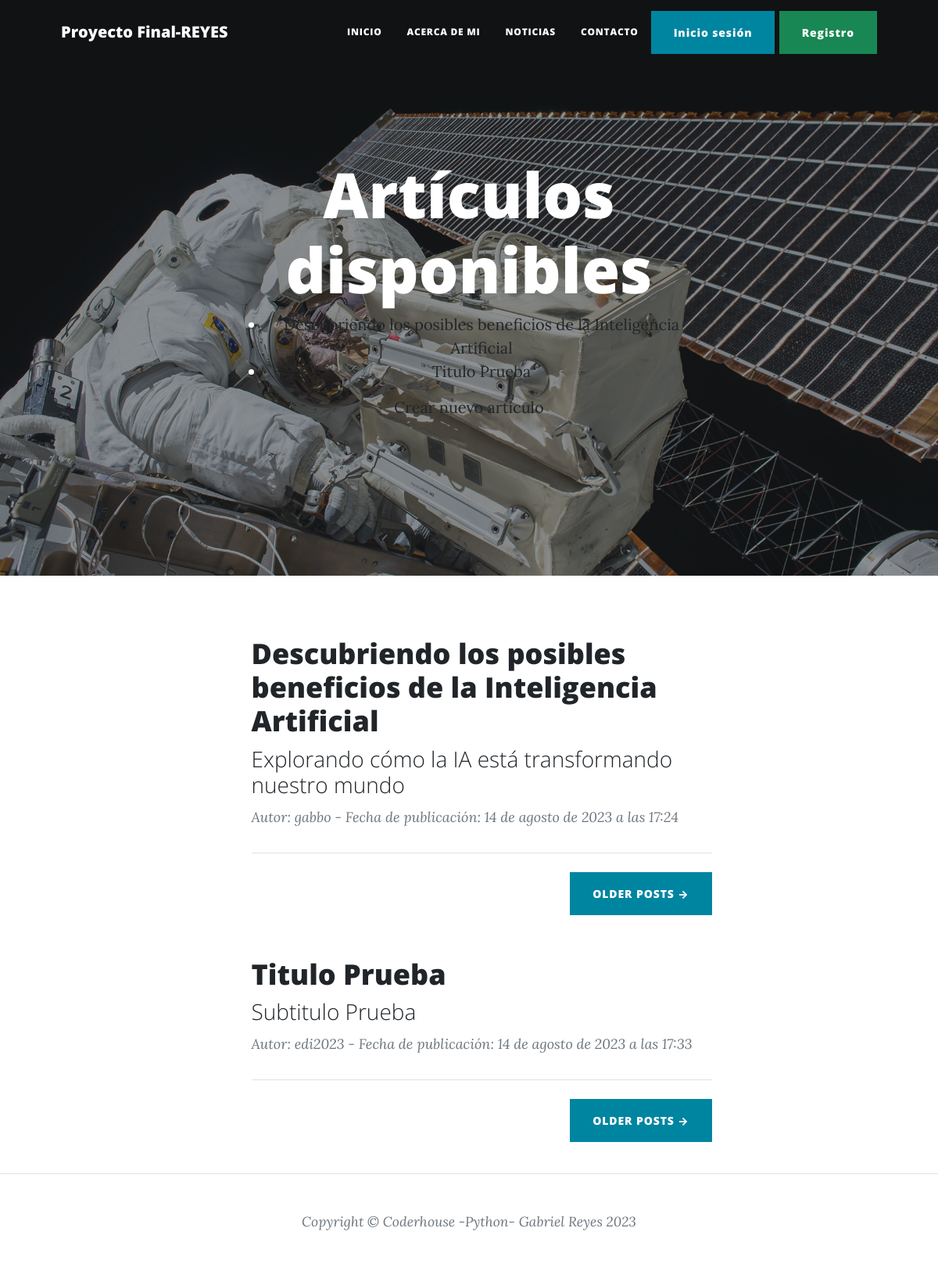
The page /pages/ on the database its author committed.
### app_blog/models.py (models this page shows, shortened)
class Articulo(models.Model):
    titulo = models.CharField(max_length=200)
    subtitulo = models.CharField(max_length=200)
    contenido = RichTextField()
    fecha_publicado = models.DateTimeField()
    autor = models.ForeignKey(User, on_delete=models.CASCADE, related_name='articulos_creados', null=True)
    imagen = models.ImageField(upload_to='images_blog/', null=True, blank=True) # imagen

### app_blog/views.py (the view)
# urls.py: path('', ArticuloListView.as_view(), name='articulo_lista'),
class ArticuloListView(ListView):
    model = Articulo
    template_name = 'articulo_lista.html'
    context_object_name = 'articulos'

### app_blog/templates/app_blog/articulo_list.html (shortened to what this page needs)
{% extends "base.html" %}
{% block titulo-imagen %}
<header class="masthead" style="background-image: url('/static/assets/img/post-bg.jpg')">
    <div class="container position-relative px-4 px-lg-5">
        <div class="row gx-4 gx-lg-5 justify-content-center">
            <div class="col-md-10 col-lg-8 col-xl-7">
                <div class="site-heading">
                    {% if articulos %}
                    <h1>Artículos disponibles</h1>
                    <ul>
                        {% for articulo in articulos %}
                            <li><a href="{% url 'articulo_detail' articulo.pk %}">{{ articulo.titulo }}</a></li>
                        {% endfor %}
                    </ul>
                    {% else %}
                        <h1>No hay entradas aún</h1>
                    {% endif %}
                    <a href="{% url 'articulo_crear' %}">Crear nuevo artículo</a>
                </div>
            </div>
        </div>
    </div>
</header>
{% endblock titulo-imagen %}
{% block contenido %}
<ul>
{% for articulo in articulos %}
<div class="container px-4 px-lg-5">
  <div class="row gx-4 gx-lg-5 justify-content-center">
      <div class="col-md-10 col-lg-8 col-xl-7">
          <div class="post-preview">
              <a href="{% url 'articulo_detail' articulo.pk %}">
                  <h2 class="post-title">{{ articulo.titulo }}</h2>
                  <h3 class="post-subtitle">{{ articulo.subtitulo }}</h3>
              </a>
              <p class="post-meta">
                   Autor: {{ articulo.autor }} - Fecha de publicación: {{ articulo.fecha_publicado }}
              </p>
          </div>
          <hr class="my-4" />
          <div class="d-flex justify-content-end mb-4"><a class="btn btn-primary text-uppercase" href="#!">Older Posts →</a></div>
      </div>
  </div>
</div>
{% endfor %}
</ul>
{% endblock contenido %}

### rows shown on the page
Articulo: titulo "Descubriendo los posibles beneficios de la Inteligencia Artificial", subtitulo "Explorando cómo la IA está transformando nuestro mundo", autor "gabbo", fecha_publicado "14 de agosto de 2023 a las 17:24"
Articulo: titulo "Titulo Prueba", subtitulo "Subtitulo Prueba", autor "edi2023", fecha_publicado "14 de agosto de 2023 a las 17:33"
